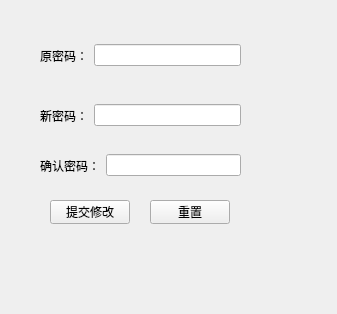
<?xml version="1.0" encoding="UTF-8"?>
<ui version="4.0">
 <class>pwdChangeForm</class>
 <widget class="QWidget" name="pwdChangeForm">
  <property name="geometry">
   <rect>
    <x>0</x>
    <y>0</y>
    <width>337</width>
    <height>314</height>
   </rect>
  </property>
  <property name="windowTitle">
   <string>Form</string>
  </property>
  <widget class="QWidget" name="layoutWidget">
   <property name="geometry">
    <rect>
     <x>40</x>
     <y>100</y>
     <width>201</width>
     <height>31</height>
    </rect>
   </property>
   <layout class="QHBoxLayout" name="horizontalLayout_2">
    <item>
     <widget class="QLabel" name="label_2">
      <property name="text">
       <string>新密码：</string>
      </property>
     </widget>
    </item>
    <item>
     <widget class="QLineEdit" name="lineEdit_2">
      <property name="echoMode">
       <enum>QLineEdit::Password</enum>
      </property>
     </widget>
    </item>
   </layout>
  </widget>
  <widget class="QWidget" name="layoutWidget_2">
   <property name="geometry">
    <rect>
     <x>40</x>
     <y>150</y>
     <width>201</width>
     <height>31</height>
    </rect>
   </property>
   <layout class="QHBoxLayout" name="horizontalLayout_3">
    <item>
     <widget class="QLabel" name="label_3">
      <property name="text">
       <string>确认密码：</string>
      </property>
     </widget>
    </item>
    <item>
     <widget class="QLineEdit" name="lineEdit_3">
      <property name="echoMode">
       <enum>QLineEdit::Password</enum>
      </property>
     </widget>
    </item>
   </layout>
  </widget>
  <widget class="QPushButton" name="pushButton">
   <property name="geometry">
    <rect>
     <x>50</x>
     <y>200</y>
     <width>80</width>
     <height>24</height>
    </rect>
   </property>
   <property name="text">
    <string>提交修改</string>
   </property>
  </widget>
  <widget class="QPushButton" name="pushButton_2">
   <property name="geometry">
    <rect>
     <x>150</x>
     <y>200</y>
     <width>80</width>
     <height>24</height>
    </rect>
   </property>
   <property name="text">
    <string>重置</string>
   </property>
  </widget>
  <widget class="QWidget" name="">
   <property name="geometry">
    <rect>
     <x>40</x>
     <y>40</y>
     <width>201</width>
     <height>31</height>
    </rect>
   </property>
   <layout class="QHBoxLayout" name="horizontalLayout">
    <item>
     <widget class="QLabel" name="label">
      <property name="text">
       <string>原密码：</string>
      </property>
     </widget>
    </item>
    <item>
     <widget class="QLineEdit" name="lineEdit"/>
    </item>
   </layout>
  </widget>
 </widget>
 <resources/>
 <connections/>
</ui>
